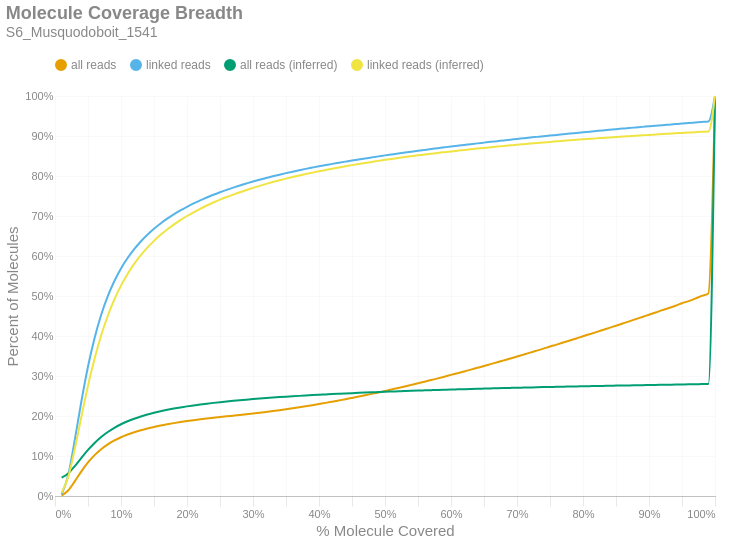

The notebook cell saved with this chart:
### Markdown cell above
### Molecule Read Coverage
This chart shows molecule coverage breadth as computed by the number of bases aligned to that molecule. In other words, "*how much of each unique long molecule is actually sequenced/aligned?*" Keep in mind there is a distinction between sequences and alignments, since some sequences belonging to a particular molecule may not align well and wouldn't appear in the alignment data. This chart also shows molecule coverage breadth as computed by the *inferred fragment* from which the aligned sequences originate. Unlike read coverage, this calculation takes into account the total insert size, including unsequenced gaps between the forward and reverse reads. Like the previous figures, these are cumulative percents.

### Code cell
if SKIPLR:
    print_html(f"Skipped")
else:
    binned_df = consolidated_hist(valids['coverage_bp'], mask, 0.01, True)
    binned_df_inf = consolidated_hist(valids['coverage_inserts'], mask, 0.01, True)
    binned_df = binned_df.with_columns(pl.lit(binned_df_inf['all reads (cumsum)']).alias('all reads (inferred)'))
    binned_df = binned_df.with_columns(pl.lit(binned_df_inf['linked reads (cumsum)']).alias('linked reads (inferred)'))
    binned_df = binned_df.with_columns(
        (pl.col('bin').cast(pl.Float64) + 0.01).alias('right_edge')
    )

    with SafeRender(binned_df):
        (
            density_plot(binned_df, 'Molecule Coverage Breadth', samplename, 'molcov', ['all reads (inferred)','linked reads (inferred)'])
            .encode(
                #x=alt.X('bin:Q', title="% Molecule Covered").axis(format = '%').scale(padding=0),
                x=alt.X('right_edge:Q', title="% Molecule Covered").axis(format='%').scale(padding=0),
                y=alt.Y('value:Q', title='Percent of Molecules')
                    .axis(format='%')
                    .stack(False)
                    .scale(domainMin=0, padding=0),
                color=alt.Color("key:N").scale(domain = ["all reads", "linked reads", "all reads (inferred)", "linked reads (inferred)"]),
                tooltip = [
                    alt.Tooltip("key:N", title = "Data Type"),
                    alt.Tooltip("range_label:N", title="% Molecule Covered"),
                    alt.Tooltip("value:Q", format = ".2%", title="% Molecules")
                ]
            )
        ).display()

### Figure 1 — Vega-Lite specification as saved in the notebook (floating-point values rounded to 4 significant figures)
{"width": "container", "height": 400, "config": {"title": {"anchor": "start", "dy": -15, "fontSize": 18, "color": "#888888", "subtitleColor": "#888888", "subtitleFontSize": 14}, "arc": {"fill": "#0072B2"}, "axis": {"domainColor": "#888888", "domainWidth": 0.5, "gridWidth": 0.2, "grid": false, "titleFontWeight": 400, "titleFontSize": 15, "labelFontSize": 11, "labelColor": "#888888", "tickColor": "#888888", "tickWidth": 0.2, "titleColor": "#888888"}, "axisBand": {"grid": false}, "axisX": {"grid": true, "tickSize": 10, "domainCap": "round"}, "axisY": {"domain": false, "grid": true, "tickSize": 0, "domainCap": "round"}, "background": "transparent", "header": {"labelFontSize": 15, "labelColor": "#888888", "titleFontSize": 15, "titleFontWeight": 600, "titleColor": "#888888"}, "legend": {"labelFont": "sans-serif", "labelFontSize": 12, "labelColor": "#888888", "symbolSize": 100, "symbolType": "circle", "titleFontSize": 12, "titlePadding": 10, "titleColor": "#888888", "title": null, "orient": "top"}, "range": {"category": ["#E69F00", "#56B4E9", "#009E73", "#F0E442", "#0072B2", "#D55E00", "#CC79A7", "#000000"], "diverging": ["#cfe8f3", "#a2d4ec", "#73bfe2", "#46abdb", "#1696d2", "#12719e"]}, "area": {"fill": "#0072B2", "fillOpacity": 0.7, "line": true, "strokeOpacity": 0.7}, "line": {"color": "#0072B2", "stroke": "#0072B2", "strokeWidth": 2}, "trail": {"color": "#0072B2", "stroke": "#0072B2", "strokeWidth": 0, "size": 1}, "point": {"filled": true, "fillOpacity": 1.0, "size": 95}, "text": {"color": "#888888", "fontSize": 11, "align": "right", "fontWeight": 400, "size": 11}, "bar": {"fill": "#0072B2", "stroke": null}, "view": {"stroke": null, "continuousWidth": 660, "continuousHeight": 400}}, "data": {"name": "data-6af07e0e87f573cb7d7a8761bc807146"}, "mark": {"type": "line", "interpolate": "monotone", "point": {"opacity": 0, "size": 275}}, "encoding": {"color": {"field": "key", "scale": {"domain": ["all reads", "linked reads", "all reads (inferred)", "linked reads (inferred)"]}, "type": "nominal"}, "tooltip": [{"field": "key", "title": "Data Type", "type": "nominal"}, {"field": "range_label", "title": "% Molecule Covered", "type": "nominal"}, {"field": "value", "format": ".2%", "title": "% Molecules", "type": "quantitative"}], "x": {"axis": {"format": "%"}, "field": "right_edge", "scale": {"padding": 0}, "title": "% Molecule Covered", "type": "quantitative"}, "y": {"axis": {"format": "%"}, "field": "value", "scale": {"domainMin": 0, "padding": 0}, "stack": false, "title": "Percent of Molecules", "type": "quantitative"}}, "params": [{"name": "param_c36ac31b6afebe62", "select": {"type": "point", "fields": ["key"]}, "bind": "legend"}], "title": {"text": "Molecule Coverage Breadth", "subtitle": "S6_Musquodoboit_1541"}, "transform": [{"fold": ["all reads (cumsum)", "linked reads (cumsum)", "all reads (inferred)", "linked reads (inferred)"]}, {"calculate": "replace(datum.key, ' (cumsum)', '')", "as": "key"}, {"filter": {"param": "param_c36ac31b6afebe62"}}], "usermeta": {"embedOptions": {"downloadFileName": "S6_Musquodoboit_1541.molcov"}}, "$schema": "https://vega.github.io/schema/vega-lite/v6.1.0.json", "datasets": {"data-6af07e0e87f573cb7d7a8761bc807146": [{"bin": "0.0", "interval": "0.0-0.01", "all reads": 0.00117, "linked reads": 0.00388, "all reads (cumsum)": 0.00117, "linked reads (cumsum)": 0.00388, "range_label": "0.0-0.01", "all reads (inferred)": 0.04594, "linked reads (inferred)": 0.007875, "right_edge": 0.01}, {"bin": "0.01", "interval": "0.01-0.02", "all reads": 0.01265, "linked reads": 0.048, "all reads (cumsum)": 0.01382, "linked reads (cumsum)": 0.05188, "range_label": "0.01-0.02", "all reads (inferred)": 0.05655, "linked reads (inferred)": 0.04781, "right_edge": 0.02}, {"bin": "0.02", "interval": "0.02-0.03", "all reads": 0.02289, "linked reads": 0.08854, "all reads (cumsum)": 0.03671, "linked reads (cumsum)": 0.1404, "range_label": "0.02-0.03", "all reads (inferred)": 0.07472, "linked reads (inferred)": 0.118, "right_edge": 0.03}, {"bin": "0.03", "interval": "0.03-0.04", "all reads": 0.02483, "linked reads": 0.09642, "all reads (cumsum)": 0.06154, "linked reads (cumsum)": 0.2368, "range_label": "0.03-0.04", "all reads (inferred)": 0.09534, "linked reads (inferred)": 0.1982, "right_edge": 0.04}, {"bin": "0.04", "interval": "0.04-0.05", "all reads": 0.02227, "linked reads": 0.08676, "all reads (cumsum)": 0.08381, "linked reads (cumsum)": 0.3236, "range_label": "0.04-0.05", "all reads (inferred)": 0.1152, "linked reads (inferred)": 0.2756, "right_edge": 0.05}, {"bin": "0.05", "interval": "0.05-0.06", "all reads": 0.01839, "linked reads": 0.07163, "all reads (cumsum)": 0.1022, "linked reads (cumsum)": 0.3952, "range_label": "0.05-0.06", "all reads (inferred)": 0.1327, "linked reads (inferred)": 0.3439, "right_edge": 0.06}, {"bin": "0.06", "interval": "0.06-0.07", "all reads": 0.01487, "linked reads": 0.05785, "all reads (cumsum)": 0.1171, "linked reads (cumsum)": 0.4531, "range_label": "0.06-0.07", "all reads (inferred)": 0.1476, "linked reads (inferred)": 0.402, "right_edge": 0.07}, {"bin": "0.07", "interval": "0.07-0.08", "all reads": 0.01199, "linked reads": 0.04659, "all reads (cumsum)": 0.1291, "linked reads (cumsum)": 0.4997, "range_label": "0.07-0.08", "all reads (inferred)": 0.16, "linked reads (inferred)": 0.4506, "right_edge": 0.08}, {"bin": "0.08", "interval": "0.08-0.09", "all reads": 0.009759, "linked reads": 0.03786, "all reads (cumsum)": 0.1388, "linked reads (cumsum)": 0.5375, "range_label": "0.08-0.09", "all reads (inferred)": 0.1705, "linked reads (inferred)": 0.4914, "right_edge": 0.09}, {"bin": "0.09", "interval": "0.09-0.1", "all reads": 0.008063, "linked reads": 0.03123, "all reads (cumsum)": 0.1469, "linked reads (cumsum)": 0.5688, "range_label": "0.09-0.1", "all reads (inferred)": 0.1793, "linked reads (inferred)": 0.5259, "right_edge": 0.1}, {"bin": "0.1", "interval": "0.1-0.11", "all reads": 0.00678, "linked reads": 0.02617, "all reads (cumsum)": 0.1537, "linked reads (cumsum)": 0.595, "range_label": "0.1-0.11", "all reads (inferred)": 0.1868, "linked reads (inferred)": 0.5552, "right_edge": 0.11}, {"bin": "0.11", "interval": "0.11-0.12", "all reads": 0.005746, "linked reads": 0.02214, "all reads (cumsum)": 0.1594, "linked reads (cumsum)": 0.6171, "range_label": "0.11-0.12", "all reads (inferred)": 0.1933, "linked reads (inferred)": 0.5802, "right_edge": 0.12}, {"bin": "0.12", "interval": "0.12-0.13", "all reads": 0.004997, "linked reads": 0.01921, "all reads (cumsum)": 0.1644, "linked reads (cumsum)": 0.6363, "range_label": "0.12-0.13", "all reads (inferred)": 0.1988, "linked reads (inferred)": 0.6019, "right_edge": 0.13}, {"bin": "0.13", "interval": "0.13-0.14", "all reads": 0.004375, "linked reads": 0.01683, "all reads (cumsum)": 0.1688, "linked reads (cumsum)": 0.6531, "range_label": "0.13-0.14", "all reads (inferred)": 0.2037, "linked reads (inferred)": 0.621, "right_edge": 0.14}, {"bin": "0.14", "interval": "0.14-0.15", "all reads": 0.003899, "linked reads": 0.01495, "all reads (cumsum)": 0.1727, "linked reads (cumsum)": 0.6681, "range_label": "0.14-0.15", "all reads (inferred)": 0.2081, "linked reads (inferred)": 0.6378, "right_edge": 0.15}, {"bin": "0.15", "interval": "0.15-0.16", "all reads": 0.003474, "linked reads": 0.01328, "all reads (cumsum)": 0.1762, "linked reads (cumsum)": 0.6814, "range_label": "0.15-0.16", "all reads (inferred)": 0.2119, "linked reads (inferred)": 0.6529, "right_edge": 0.16}, {"bin": "0.16", "interval": "0.16-0.17", "all reads": 0.003134, "linked reads": 0.0119, "all reads (cumsum)": 0.1793, "linked reads (cumsum)": 0.6933, "range_label": "0.16-0.17", "all reads (inferred)": 0.2154, "linked reads (inferred)": 0.6663, "right_edge": 0.17}, {"bin": "0.17", "interval": "0.17-0.18", "all reads": 0.002877, "linked reads": 0.01084, "all reads (cumsum)": 0.1822, "linked reads (cumsum)": 0.7041, "range_label": "0.17-0.18", "all reads (inferred)": 0.2186, "linked reads (inferred)": 0.6786, "right_edge": 0.18}, {"bin": "0.18", "interval": "0.18-0.19", "all reads": 0.002618, "linked reads": 0.009803, "all reads (cumsum)": 0.1848, "linked reads (cumsum)": 0.7139, "range_label": "0.18-0.19", "all reads (inferred)": 0.2214, "linked reads (inferred)": 0.6897, "right_edge": 0.19}, {"bin": "0.19", "interval": "0.19-0.2", "all reads": 0.002455, "linked reads": 0.009143, "all reads (cumsum)": 0.1872, "linked reads (cumsum)": 0.7231, "range_label": "0.19-0.2", "all reads (inferred)": 0.2241, "linked reads (inferred)": 0.7, "right_edge": 0.2}, {"bin": "0.2", "interval": "0.2-0.21", "all reads": 0.002277, "linked reads": 0.008356, "all reads (cumsum)": 0.1895, "linked reads (cumsum)": 0.7314, "range_label": "0.2-0.21", "all reads (inferred)": 0.2265, "linked reads (inferred)": 0.7094, "right_edge": 0.21}, {"bin": "0.21", "interval": "0.21-0.22", "all reads": 0.002122, "linked reads": 0.007692, "all reads (cumsum)": 0.1916, "linked reads (cumsum)": 0.7391, "range_label": "0.21-0.22", "all reads (inferred)": 0.2288, "linked reads (inferred)": 0.7181, "right_edge": 0.22}, {"bin": "0.22", "interval": "0.22-0.23", "all reads": 0.002013, "linked reads": 0.007242, "all reads (cumsum)": 0.1937, "linked reads (cumsum)": 0.7463, "range_label": "0.22-0.23", "all reads (inferred)": 0.2309, "linked reads (inferred)": 0.7262, "right_edge": 0.23}, {"bin": "0.23", "interval": "0.23-0.24", "all reads": 0.001906, "linked reads": 0.006726, "all reads (cumsum)": 0.1956, "linked reads (cumsum)": 0.7531, "range_label": "0.23-0.24", "all reads (inferred)": 0.2328, "linked reads (inferred)": 0.7338, "right_edge": 0.24}, {"bin": "0.24", "interval": "0.24-0.25", "all reads": 0.001853, "linked reads": 0.006407, "all reads (cumsum)": 0.1974, "linked reads (cumsum)": 0.7595, "range_label": "0.24-0.25", "all reads (inferred)": 0.2346, "linked reads (inferred)": 0.7409, "right_edge": 0.25}, {"bin": "0.25", "interval": "0.25-0.26", "all reads": 0.001746, "linked reads": 0.005954, "all reads (cumsum)": 0.1992, "linked reads (cumsum)": 0.7654, "range_label": "0.25-0.26", "all reads (inferred)": 0.2364, "linked reads (inferred)": 0.7474, "right_edge": 0.26}, {"bin": "0.26", "interval": "0.26-0.27", "all reads": 0.001689, "linked reads": 0.005591, "all reads (cumsum)": 0.2008, "linked reads (cumsum)": 0.771, "range_label": "0.26-0.27", "all reads (inferred)": 0.2379, "linked reads (inferred)": 0.7536, "right_edge": 0.27}, {"bin": "0.27", "interval": "0.27-0.28", "all reads": 0.001708, "linked reads": 0.005296, "all reads (cumsum)": 0.2026, "linked reads (cumsum)": 0.7763, "range_label": "0.27-0.28", "all reads (inferred)": 0.2395, "linked reads (inferred)": 0.7595, "right_edge": 0.28}, {"bin": "0.28", "interval": "0.28-0.29", "all reads": 0.001768, "linked reads": 0.005006, "all reads (cumsum)": 0.2043, "linked reads (cumsum)": 0.7813, "range_label": "0.28-0.29", "all reads (inferred)": 0.2409, "linked reads (inferred)": 0.765, "right_edge": 0.29}, {"bin": "0.29", "interval": "0.29-0.3", "all reads": 0.001875, "linked reads": 0.004867, "all reads (cumsum)": 0.2062, "linked reads (cumsum)": 0.7862, "range_label": "0.29-0.3", "all reads (inferred)": 0.2423, "linked reads (inferred)": 0.7704, "right_edge": 0.3}, {"bin": "0.3", "interval": "0.3-0.31", "all reads": 0.001941, "linked reads": 0.004569, "all reads (cumsum)": 0.2081, "linked reads (cumsum)": 0.7908, "range_label": "0.3-0.31", "all reads (inferred)": 0.2436, "linked reads (inferred)": 0.7754, "right_edge": 0.31}, {"bin": "0.31", "interval": "0.31-0.32", "all reads": 0.002038, "linked reads": 0.004431, "all reads (cumsum)": 0.2102, "linked reads (cumsum)": 0.7952, "range_label": "0.31-0.32", "all reads (inferred)": 0.2449, "linked reads (inferred)": 0.7803, "right_edge": 0.32}, {"bin": "0.32", "interval": "0.32-0.33", "all reads": 0.002136, "linked reads": 0.004154, "all reads (cumsum)": 0.2123, "linked reads (cumsum)": 0.7993, "range_label": "0.32-0.33", "all reads (inferred)": 0.2461, "linked reads (inferred)": 0.7849, "right_edge": 0.33}, {"bin": "0.33", "interval": "0.33-0.34", "all reads": 0.002226, "linked reads": 0.003971, "all reads (cumsum)": 0.2145, "linked reads (cumsum)": 0.8033, "range_label": "0.33-0.34", "all reads (inferred)": 0.2472, "linked reads (inferred)": 0.7893, "right_edge": 0.34}, {"bin": "0.34", "interval": "0.34-0.35", "all reads": 0.002307, "linked reads": 0.00381, "all reads (cumsum)": 0.2168, "linked reads (cumsum)": 0.8071, "range_label": "0.34-0.35", "all reads (inferred)": 0.2483, "linked reads (inferred)": 0.7935, "right_edge": 0.35}, {"bin": "0.35", "interval": "0.35-0.36", "all reads": 0.002416, "linked reads": 0.003661, "all reads (cumsum)": 0.2193, "linked reads (cumsum)": 0.8108, "range_label": "0.35-0.36", "all reads (inferred)": 0.2493, "linked reads (inferred)": 0.7974, "right_edge": 0.36}, {"bin": "0.36", "interval": "0.36-0.37", "all reads": 0.002537, "linked reads": 0.003561, "all reads (cumsum)": 0.2218, "linked reads (cumsum)": 0.8143, "range_label": "0.36-0.37", "all reads (inferred)": 0.2503, "linked reads (inferred)": 0.8012, "right_edge": 0.37}, {"bin": "0.37", "interval": "0.37-0.38", "all reads": 0.002639, "linked reads": 0.003421, "all reads (cumsum)": 0.2244, "linked reads (cumsum)": 0.8178, "range_label": "0.37-0.38", "all reads (inferred)": 0.2513, "linked reads (inferred)": 0.8049, "right_edge": 0.38}, {"bin": "0.38", "interval": "0.38-0.39", "all reads": 0.002689, "linked reads": 0.003274, "all reads (cumsum)": 0.2271, "linked reads (cumsum)": 0.821, "range_label": "0.38-0.39", "all reads (inferred)": 0.2522, "linked reads (inferred)": 0.8084, "right_edge": 0.39}, {"bin": "0.39", "interval": "0.39-0.4", "all reads": 0.00286, "linked reads": 0.003289, "all reads (cumsum)": 0.23, "linked reads (cumsum)": 0.8243, "range_label": "0.39-0.4", "all reads (inferred)": 0.2531, "linked reads (inferred)": 0.8118, "right_edge": 0.4}, {"bin": "0.4", "interval": "0.4-0.41", "all reads": 0.002805, "linked reads": 0.002996, "all reads (cumsum)": 0.2328, "linked reads (cumsum)": 0.8273, "range_label": "0.4-0.41", "all reads (inferred)": 0.2539, "linked reads (inferred)": 0.8151, "right_edge": 0.41}, {"bin": "0.41", "interval": "0.41-0.42", "all reads": 0.002996, "linked reads": 0.002998, "all reads (cumsum)": 0.2358, "linked reads (cumsum)": 0.8303, "range_label": "0.41-0.42", "all reads (inferred)": 0.2548, "linked reads (inferred)": 0.8183, "right_edge": 0.42}, {"bin": "0.42", "interval": "0.42-0.43", "all reads": 0.003066, "linked reads": 0.00283, "all reads (cumsum)": 0.2389, "linked reads (cumsum)": 0.8332, "range_label": "0.42-0.43", "all reads (inferred)": 0.2556, "linked reads (inferred)": 0.8214, "right_edge": 0.43}, {"bin": "0.43", "interval": "0.43-0.44", "all reads": 0.003125, "linked reads": 0.002801, "all reads (cumsum)": 0.242, "linked reads (cumsum)": 0.836, "range_label": "0.43-0.44", "all reads (inferred)": 0.2564, "linked reads (inferred)": 0.8243, "right_edge": 0.44}, {"bin": "0.44", "interval": "0.44-0.45", "all reads": 0.003255, "linked reads": 0.002775, "all reads (cumsum)": 0.2452, "linked reads (cumsum)": 0.8387, "range_label": "0.44-0.45", "all reads (inferred)": 0.2571, "linked reads (inferred)": 0.8272, "right_edge": 0.45}, {"bin": "0.45", "interval": "0.45-0.46", "all reads": 0.003302, "linked reads": 0.002693, "all reads (cumsum)": 0.2485, "linked reads (cumsum)": 0.8414, "range_label": "0.45-0.46", "all reads (inferred)": 0.2579, "linked reads (inferred)": 0.83, "right_edge": 0.46}, {"bin": "0.46", "interval": "0.46-0.47", "all reads": 0.003353, "linked reads": 0.002598, "all reads (cumsum)": 0.2519, "linked reads (cumsum)": 0.844, "range_label": "0.46-0.47", "all reads (inferred)": 0.2586, "linked reads (inferred)": 0.8327, "right_edge": 0.47}, {"bin": "0.47", "interval": "0.47-0.48", "all reads": 0.003467, "linked reads": 0.002523, "all reads (cumsum)": 0.2554, "linked reads (cumsum)": 0.8465, "range_label": "0.47-0.48", "all reads (inferred)": 0.2592, "linked reads (inferred)": 0.8353, "right_edge": 0.48}, {"bin": "0.48", "interval": "0.48-0.49", "all reads": 0.003456, "linked reads": 0.002489, "all reads (cumsum)": 0.2588, "linked reads (cumsum)": 0.849, "range_label": "0.48-0.49", "all reads (inferred)": 0.2599, "linked reads (inferred)": 0.8378, "right_edge": 0.49}, {"bin": "0.49", "interval": "0.49-0.5", "all reads": 0.003886, "linked reads": 0.002554, "all reads (cumsum)": 0.2627, "linked reads (cumsum)": 0.8516, "range_label": "0.49-0.5", "all reads (inferred)": 0.2606, "linked reads (inferred)": 0.8404, "right_edge": 0.5}, {"bin": "0.5", "interval": "0.5-0.51", "all reads": 0.003449, "linked reads": 0.00233, "all reads (cumsum)": 0.2661, "linked reads (cumsum)": 0.8539, "range_label": "0.5-0.51", "all reads (inferred)": 0.2612, "linked reads (inferred)": 0.8427, "right_edge": 0.51}, {"bin": "0.51", "interval": "0.51-0.52", "all reads": 0.003892, "linked reads": 0.002337, "all reads (cumsum)": 0.27, "linked reads (cumsum)": 0.8563, "range_label": "0.51-0.52", "all reads (inferred)": 0.2618, "linked reads (inferred)": 0.845, "right_edge": 0.52}, {"bin": "0.52", "interval": "0.52-0.53", "all reads": 0.003827, "linked reads": 0.00233, "all reads (cumsum)": 0.2739, "linked reads (cumsum)": 0.8586, "range_label": "0.52-0.53", "all reads (inferred)": 0.2624, "linked reads (inferred)": 0.8473, "right_edge": 0.53}, {"bin": "0.53", "interval": "0.53-0.54", "all reads": 0.00393, "linked reads": 0.002285, "all reads (cumsum)": 0.2778, "linked reads (cumsum)": 0.8609, "range_label": "0.53-0.54", "all reads (inferred)": 0.263, "linked reads (inferred)": 0.8495, "right_edge": 0.54}, {"bin": "0.54", "interval": "0.54-0.55", "all reads": 0.003956, "linked reads": 0.002243, "all reads (cumsum)": 0.2818, "linked reads (cumsum)": 0.8631, "range_label": "0.54-0.55", "all reads (inferred)": 0.2636, "linked reads (inferred)": 0.8517, "right_edge": 0.55}, {"bin": "0.55", "interval": "0.55-0.56", "all reads": 0.004103, "linked reads": 0.002171, "all reads (cumsum)": 0.2859, "linked reads (cumsum)": 0.8653, "range_label": "0.55-0.56", "all reads (inferred)": 0.2641, "linked reads (inferred)": 0.8537, "right_edge": 0.56}, {"bin": "0.56", "interval": "0.56-0.57", "all reads": 0.004143, "linked reads": 0.002138, "all reads (cumsum)": 0.29, "linked reads (cumsum)": 0.8674, "range_label": "0.56-0.57", "all reads (inferred)": 0.2647, "linked reads (inferred)": 0.8557, "right_edge": 0.57}, {"bin": "0.57", "interval": "0.57-0.58", "all reads": 0.00411, "linked reads": 0.002105, "all reads (cumsum)": 0.2941, "linked reads (cumsum)": 0.8695, "range_label": "0.57-0.58", "all reads (inferred)": 0.2652, "linked reads (inferred)": 0.8577, "right_edge": 0.58}, {"bin": "0.58", "interval": "0.58-0.59", "all reads": 0.004243, "linked reads": 0.002129, "all reads (cumsum)": 0.2984, "linked reads (cumsum)": 0.8717, "range_label": "0.58-0.59", "all reads (inferred)": 0.2657, "linked reads (inferred)": 0.8596, "right_edge": 0.59}, {"bin": "0.59", "interval": "0.59-0.6", "all reads": 0.004402, "linked reads": 0.002098, "all reads (cumsum)": 0.3028, "linked reads (cumsum)": 0.8738, "range_label": "0.59-0.6", "all reads (inferred)": 0.2662, "linked reads (inferred)": 0.8615, "right_edge": 0.6}, {"bin": "0.6", "interval": "0.6-0.61", "all reads": 0.004212, "linked reads": 0.001933, "all reads (cumsum)": 0.307, "linked reads (cumsum)": 0.8757, "range_label": "0.6-0.61", "all reads (inferred)": 0.2667, "linked reads (inferred)": 0.8633, "right_edge": 0.61}, {"bin": "0.61", "interval": "0.61-0.62", "all reads": 0.004445, "linked reads": 0.001944, "all reads (cumsum)": 0.3114, "linked reads (cumsum)": 0.8776, "range_label": "0.61-0.62", "all reads (inferred)": 0.2672, "linked reads (inferred)": 0.8651, "right_edge": 0.62}, {"bin": "0.62", "interval": "0.62-0.63", "all reads": 0.004452, "linked reads": 0.001993, "all reads (cumsum)": 0.3159, "linked reads (cumsum)": 0.8796, "range_label": "0.62-0.63", "all reads (inferred)": 0.2676, "linked reads (inferred)": 0.8668, "right_edge": 0.63}, {"bin": "0.63", "interval": "0.63-0.64", "all reads": 0.004554, "linked reads": 0.001942, "all reads (cumsum)": 0.3204, "linked reads (cumsum)": 0.8816, "range_label": "0.63-0.64", "all reads (inferred)": 0.2681, "linked reads (inferred)": 0.8686, "right_edge": 0.64}, {"bin": "0.64", "interval": "0.64-0.65", "all reads": 0.004531, "linked reads": 0.00188, "all reads (cumsum)": 0.3249, "linked reads (cumsum)": 0.8834, "range_label": "0.64-0.65", "all reads (inferred)": 0.2685, "linked reads (inferred)": 0.8702, "right_edge": 0.65}, {"bin": "0.65", "interval": "0.65-0.66", "all reads": 0.004785, "linked reads": 0.001887, "all reads (cumsum)": 0.3297, "linked reads (cumsum)": 0.8853, "range_label": "0.65-0.66", "all reads (inferred)": 0.269, "linked reads (inferred)": 0.8719, "right_edge": 0.66}, {"bin": "0.66", "interval": "0.66-0.67", "all reads": 0.004603, "linked reads": 0.001827, "all reads (cumsum)": 0.3343, "linked reads (cumsum)": 0.8872, "range_label": "0.66-0.67", "all reads (inferred)": 0.2694, "linked reads (inferred)": 0.8735, "right_edge": 0.67}, {"bin": "0.67", "interval": "0.67-0.68", "all reads": 0.004728, "linked reads": 0.001845, "all reads (cumsum)": 0.3391, "linked reads (cumsum)": 0.889, "range_label": "0.67-0.68", "all reads (inferred)": 0.2698, "linked reads (inferred)": 0.8751, "right_edge": 0.68}, {"bin": "0.68", "interval": "0.68-0.69", "all reads": 0.004717, "linked reads": 0.001773, "all reads (cumsum)": 0.3438, "linked reads (cumsum)": 0.8908, "range_label": "0.68-0.69", "all reads (inferred)": 0.2703, "linked reads (inferred)": 0.8766, "right_edge": 0.69}, {"bin": "0.69", "interval": "0.69-0.7", "all reads": 0.00493, "linked reads": 0.001804, "all reads (cumsum)": 0.3487, "linked reads (cumsum)": 0.8926, "range_label": "0.69-0.7", "all reads (inferred)": 0.2707, "linked reads (inferred)": 0.8782, "right_edge": 0.7}, {"bin": "0.7", "interval": "0.7-0.71", "all reads": 0.004805, "linked reads": 0.00176, "all reads (cumsum)": 0.3535, "linked reads (cumsum)": 0.8943, "range_label": "0.7-0.71", "all reads (inferred)": 0.2711, "linked reads (inferred)": 0.8796, "right_edge": 0.71}, {"bin": "0.71", "interval": "0.71-0.72", "all reads": 0.004873, "linked reads": 0.001792, "all reads (cumsum)": 0.3584, "linked reads (cumsum)": 0.8961, "range_label": "0.71-0.72", "all reads (inferred)": 0.2714, "linked reads (inferred)": 0.8811, "right_edge": 0.72}, {"bin": "0.72", "interval": "0.72-0.73", "all reads": 0.005019, "linked reads": 0.001685, "all reads (cumsum)": 0.3634, "linked reads (cumsum)": 0.8978, "range_label": "0.72-0.73", "all reads (inferred)": 0.2718, "linked reads (inferred)": 0.8825, "right_edge": 0.73}, {"bin": "0.73", "interval": "0.73-0.74", "all reads": 0.004937, "linked reads": 0.001687, "all reads (cumsum)": 0.3683, "linked reads (cumsum)": 0.8995, "range_label": "0.73-0.74", "all reads (inferred)": 0.2722, "linked reads (inferred)": 0.8839, "right_edge": 0.74}, {"bin": "0.74", "interval": "0.74-0.75", "all reads": 0.005248, "linked reads": 0.001713, "all reads (cumsum)": 0.3736, "linked reads (cumsum)": 0.9012, "range_label": "0.74-0.75", "all reads (inferred)": 0.2726, "linked reads (inferred)": 0.8853, "right_edge": 0.75}, {"bin": "0.75", "interval": "0.75-0.76", "all reads": 0.004915, "linked reads": 0.001571, "all reads (cumsum)": 0.3785, "linked reads (cumsum)": 0.9028, "range_label": "0.75-0.76", "all reads (inferred)": 0.2729, "linked reads (inferred)": 0.8866, "right_edge": 0.76}, {"bin": "0.76", "interval": "0.76-0.77", "all reads": 0.005155, "linked reads": 0.001691, "all reads (cumsum)": 0.3837, "linked reads (cumsum)": 0.9045, "range_label": "0.76-0.77", "all reads (inferred)": 0.2733, "linked reads (inferred)": 0.8879, "right_edge": 0.77}, {"bin": "0.77", "interval": "0.77-0.78", "all reads": 0.005147, "linked reads": 0.00165, "all reads (cumsum)": 0.3888, "linked reads (cumsum)": 0.9061, "range_label": "0.77-0.78", "all reads (inferred)": 0.2737, "linked reads (inferred)": 0.8892, "right_edge": 0.78}, {"bin": "0.78", "interval": "0.78-0.79", "all reads": 0.005138, "linked reads": 0.001608, "all reads (cumsum)": 0.3939, "linked reads (cumsum)": 0.9077, "range_label": "0.78-0.79", "all reads (inferred)": 0.274, "linked reads (inferred)": 0.8904, "right_edge": 0.79}, {"bin": "0.79", "interval": "0.79-0.8", "all reads": 0.005439, "linked reads": 0.001617, "all reads (cumsum)": 0.3994, "linked reads (cumsum)": 0.9094, "range_label": "0.79-0.8", "all reads (inferred)": 0.2743, "linked reads (inferred)": 0.8917, "right_edge": 0.8}, {"bin": "0.8", "interval": "0.8-0.81", "all reads": 0.00508, "linked reads": 0.001515, "all reads (cumsum)": 0.4045, "linked reads (cumsum)": 0.9109, "range_label": "0.8-0.81", "all reads (inferred)": 0.2747, "linked reads (inferred)": 0.8929, "right_edge": 0.81}, {"bin": "0.81", "interval": "0.81-0.82", "all reads": 0.005218, "linked reads": 0.001554, "all reads (cumsum)": 0.4097, "linked reads (cumsum)": 0.9124, "range_label": "0.81-0.82", "all reads (inferred)": 0.275, "linked reads (inferred)": 0.8941, "right_edge": 0.82}, {"bin": "0.82", "interval": "0.82-0.83", "all reads": 0.005359, "linked reads": 0.001555, "all reads (cumsum)": 0.415, "linked reads (cumsum)": 0.914, "range_label": "0.82-0.83", "all reads (inferred)": 0.2753, "linked reads (inferred)": 0.8952, "right_edge": 0.83}, {"bin": "0.83", "interval": "0.83-0.84", "all reads": 0.005387, "linked reads": 0.001499, "all reads (cumsum)": 0.4204, "linked reads (cumsum)": 0.9155, "range_label": "0.83-0.84", "all reads (inferred)": 0.2756, "linked reads (inferred)": 0.8964, "right_edge": 0.84}, {"bin": "0.84", "interval": "0.84-0.85", "all reads": 0.005338, "linked reads": 0.001476, "all reads (cumsum)": 0.4258, "linked reads (cumsum)": 0.917, "range_label": "0.84-0.85", "all reads (inferred)": 0.2759, "linked reads (inferred)": 0.8975, "right_edge": 0.85}, {"bin": "0.85", "interval": "0.85-0.86", "all reads": 0.005445, "linked reads": 0.001515, "all reads (cumsum)": 0.4312, "linked reads (cumsum)": 0.9185, "range_label": "0.85-0.86", "all reads (inferred)": 0.2762, "linked reads (inferred)": 0.8986, "right_edge": 0.86}, {"bin": "0.86", "interval": "0.86-0.87", "all reads": 0.005406, "linked reads": 0.00151, "all reads (cumsum)": 0.4366, "linked reads (cumsum)": 0.92, "range_label": "0.86-0.87", "all reads (inferred)": 0.2765, "linked reads (inferred)": 0.8997, "right_edge": 0.87}, {"bin": "0.87", "interval": "0.87-0.88", "all reads": 0.005542, "linked reads": 0.001418, "all reads (cumsum)": 0.4422, "linked reads (cumsum)": 0.9214, "range_label": "0.87-0.88", "all reads (inferred)": 0.2768, "linked reads (inferred)": 0.9007, "right_edge": 0.88}, {"bin": "0.88", "interval": "0.88-0.89", "all reads": 0.005455, "linked reads": 0.001414, "all reads (cumsum)": 0.4476, "linked reads (cumsum)": 0.9228, "range_label": "0.88-0.89", "all reads (inferred)": 0.2771, "linked reads (inferred)": 0.9018, "right_edge": 0.89}, {"bin": "0.89", "interval": "0.89-0.9", "all reads": 0.005627, "linked reads": 0.001478, "all reads (cumsum)": 0.4532, "linked reads (cumsum)": 0.9243, "range_label": "0.89-0.9", "all reads (inferred)": 0.2774, "linked reads (inferred)": 0.9028, "right_edge": 0.9}, {"bin": "0.9", "interval": "0.9-0.91", "all reads": 0.005356, "linked reads": 0.001344, "all reads (cumsum)": 0.4586, "linked reads (cumsum)": 0.9256, "range_label": "0.9-0.91", "all reads (inferred)": 0.2777, "linked reads (inferred)": 0.9037, "right_edge": 0.91}, {"bin": "0.91", "interval": "0.91-0.92", "all reads": 0.006106, "linked reads": 0.0014, "all reads (cumsum)": 0.4647, "linked reads (cumsum)": 0.927, "range_label": "0.91-0.92", "all reads (inferred)": 0.278, "linked reads (inferred)": 0.9047, "right_edge": 0.92}, {"bin": "0.92", "interval": "0.92-0.93", "all reads": 0.005269, "linked reads": 0.001352, "all reads (cumsum)": 0.47, "linked reads (cumsum)": 0.9284, "range_label": "0.92-0.93", "all reads (inferred)": 0.2783, "linked reads (inferred)": 0.9057, "right_edge": 0.93}, {"bin": "0.93", "interval": "0.93-0.94", "all reads": 0.005767, "linked reads": 0.001348, "all reads (cumsum)": 0.4757, "linked reads (cumsum)": 0.9297, "range_label": "0.93-0.94", "all reads (inferred)": 0.2785, "linked reads (inferred)": 0.9067, "right_edge": 0.94}, {"bin": "0.94", "interval": "0.94-0.95", "all reads": 0.006232, "linked reads": 0.001342, "all reads (cumsum)": 0.482, "linked reads (cumsum)": 0.9311, "range_label": "0.94-0.95", "all reads (inferred)": 0.2788, "linked reads (inferred)": 0.9077, "right_edge": 0.95}, {"bin": "0.95", "interval": "0.95-0.96", "all reads": 0.005336, "linked reads": 0.001328, "all reads (cumsum)": 0.4873, "linked reads (cumsum)": 0.9324, "range_label": "0.95-0.96", "all reads (inferred)": 0.2791, "linked reads (inferred)": 0.9086, "right_edge": 0.96}, {"bin": "0.96", "interval": "0.96-0.97", "all reads": 0.006191, "linked reads": 0.00129, "all reads (cumsum)": 0.4935, "linked reads (cumsum)": 0.9337, "range_label": "0.96-0.97", "all reads (inferred)": 0.2794, "linked reads (inferred)": 0.9096, "right_edge": 0.97}, {"bin": "0.97", "interval": "0.97-0.98", "all reads": 0.006656, "linked reads": 0.001288, "all reads (cumsum)": 0.5002, "linked reads (cumsum)": 0.935, "range_label": "0.97-0.98", "all reads (inferred)": 0.2798, "linked reads (inferred)": 0.9106, "right_edge": 0.98}, {"bin": "0.98", "interval": "0.98-0.99", "all reads": 0.006204, "linked reads": 0.001333, "all reads (cumsum)": 0.5064, "linked reads (cumsum)": 0.9363, "range_label": "0.98-0.99", "all reads (inferred)": 0.2801, "linked reads (inferred)": 0.9113, "right_edge": 0.99}, {"bin": "0.99", "interval": "0.99-1.0", "all reads": 0.4936, "linked reads": 0.06368, "all reads (cumsum)": 1.0, "linked reads (cumsum)": 1.0, "range_label": "0.99-1.0", "all reads (inferred)": 1.0, "linked reads (inferred)": 1.0, "right_edge": 1.0}]}}
